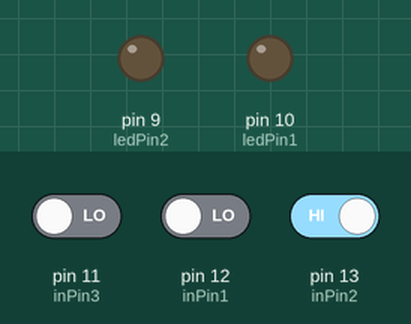
This sketch was run on a simulated Arduino Uno, built with avr-gcc and run on an emulated ATmega328P. On the bench: output pins drawn as LEDs (lit = HIGH). The inputs (shaded band) are chosen by the test bench; at power-on: pin 11 (inPin3) LOW, pin 13 (inPin2) HIGH, pin 12 (inPin1) LOW.

Above: at 1.2 s.
1.3 s: pin 11 (inPin3) driven HIGH and pin 13 (inPin2) driven LOW
At 3.5 s:
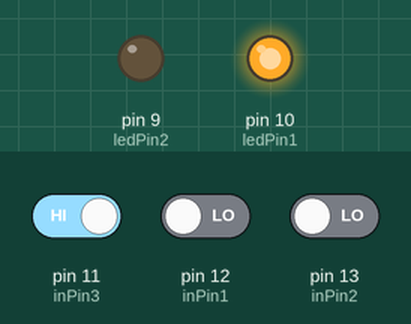
3.8 s: pin 13 (inPin2) driven HIGH
At 5.2 s:
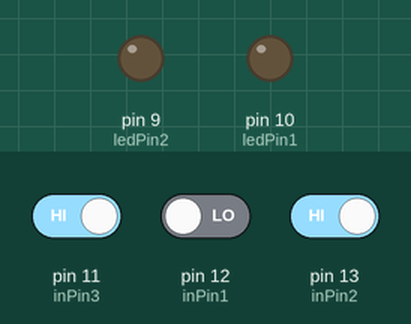
5.8 s: pin 13 (inPin2) driven LOW
At 7.1 s:
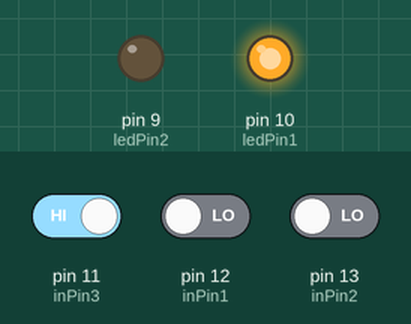
Timing chart, 0 to 8.8 s (numbered marks = the images above; inputs shaded):
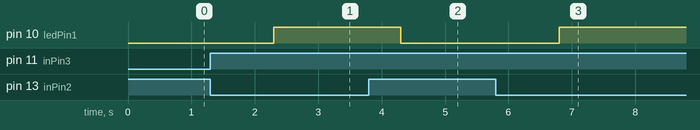

Measured:
- after the input at 1.3 s, pin 10 (ledPin1): LOW → HIGH after 1.0 s
- after the input at 3.8 s, pin 10 (ledPin1): HIGH → LOW after 0.50 s
- after the input at 5.8 s, pin 10 (ledPin1): LOW → HIGH after 1.0 s

The sketch:

proyecto_simulacion.ino.ino
```cpp
// declaracion de pines de salida
int ledPin2 = 9;  // LED connected to digital pin 13
int ledPin1 = 10;  // LED connected to digital pin 13

// declaracion de pines para lectura de los fines de carrera
int inPin1 = 12;    // pushbutton connected to digital pin 7
int inPin2 = 13;    // pushbutton connected to digital pin 7
int inPin3 = 11;    // pushbutton connected to digital pin 7

// declaracioon de variables para lectura
int val1 = 0;      // variable to store the read value
int val2 = 0;      // variable to store the read value
int val3 = 0;      // variable to store the read value

// estado de giro del motor
bool stateLeft = false;
bool stateRight = false;

void setup() {
  // declaracion de tipo de trabajo de cada pin
  pinMode(ledPin1, OUTPUT);  // sets the digital pin 13 as output
  pinMode(ledPin2, OUTPUT);  // sets the digital pin 13 as output

  pinMode(inPin1, INPUT);    // sets the digital pin 7 as input
  pinMode(inPin2, INPUT);    // sets the digital pin 7 as input
  pinMode(inPin3, INPUT);    // sets the digital pin 7 as input

}

void loop() {
  // lectura de los fines de carrera
  val1 = digitalRead(inPin1);   // read the input pin
  val2 = digitalRead(inPin2);   // read the input pin
  val3 = digitalRead(inPin3);   // read the input pin

  //si el valor del fin de carrera de paro es falso
  if(!val2) {
    // si el valor del fin de carrera del lado derecho esta en high y el otro pin no esta en high
    if(val3 && !stateLeft) {
      // espera un segundo para que pare correctamente el motor
      delay(1000);

      // gira para el lado derecho
      digitalWrite(ledPin1, HIGH);
      stateRight = true;
    }

    // si el valor del fin de carrera del lado izquierdo esta en high y el otro pin no esta en high
    if(val1 && !stateRight) {
      // espera un segundo para que pare correctamente el motor
      delay(1000);

      // gira para el lado izquierdo
      digitalWrite(ledPin2, HIGH);
      stateLeft = true;
    }
  // si el fin de carrera de paro fue activado
  } else {
    // apaga todos los pines
    digitalWrite(ledPin1, LOW);
    digitalWrite(ledPin2, LOW);

    // resetea los estados
    stateRight = false;
    stateLeft = false;

  }

}
```
